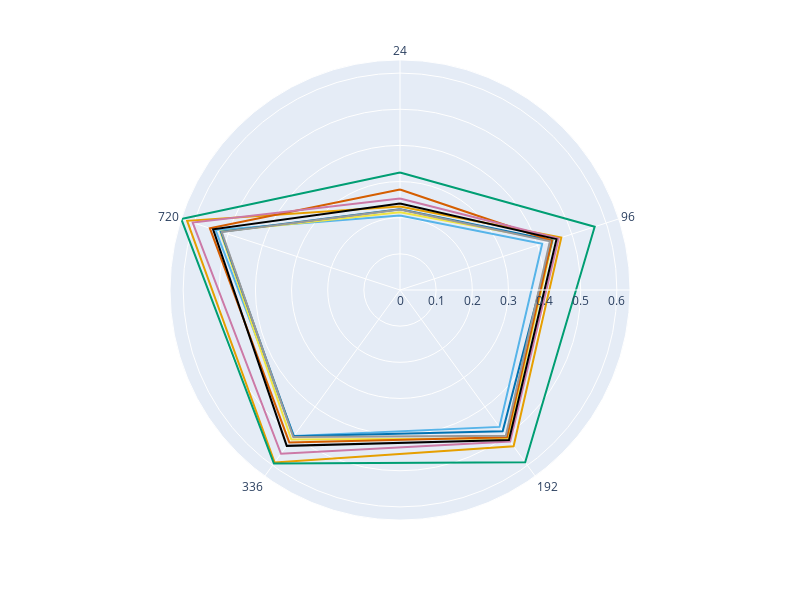

The code cell stored with this chart in its notebook:
### Code cell
import plotly.express as px
import pandas as pd

bm_mse = bms[0][0]
cols = bm_mse.columns
bm_mse["horizon"] = bm_mse.index.astype(str)

#print(bm_mse)

# Create the initial plot with the first dataset
fig = px.line_polar(bm_mse, r=cols[0], theta='horizon', line_close=True)

# Update color for the first dataset
fig.update_traces(line_color="#E69F00")
colors = [
    "#E69F00",  # Orange
    "#56B4E9",  # Sky Blue
    "#009E73",  # Bluish Green
    "#F0E442",  # Yellow
    "#0072B2",  # Blue
    "#D55E00",  # Vermilion
    "#CC79A7",  # Reddish Purple
    "#999999",  # Grey
    "#000000",  # Black
    "#FFFFFF"   # White
]


# Add the new data as a second trace
for i in range(1, len(cols)-1):
    new_trace = px.line_polar(bm_mse, r=cols[i], theta="horizon", line_close=True).data[0]
    new_trace.line.color = colors[i]  # Setting color for the new trace
    fig.add_trace(new_trace)


## Change background to white
#fig.update_layout(
#    polar=dict(
#        bgcolor="white",
#        radialaxis=dict(
#            gridcolor="black",  # Adding this to improve visibility of the grid on white background
#            linecolor="black"
#        ),
#        angularaxis=dict(
#            gridcolor="black",
#            linecolor="black"
#        )
#    ),
#    paper_bgcolor='white'  # Sets the area outside of the plot to white
#)

# Increase the size of the figure
fig.update_layout(
    width=800,  # Width of the figure in pixels
    height=600  # Height of the figure in pixels
)

# Show the updated plot
fig.show()

# Show the plot
#fig.show()

### Figure 1 — Plotly figure (JSON) as saved in the notebook; plotly's stock layout.template omitted (floating-point values rounded to 4 significant figures)
{"data": [{"hovertemplate": "iTransformer=%{r}<br>horizon=%{theta}<extra></extra>", "legendgroup": "", "line": {"color": "#E69F00", "dash": "solid"}, "marker": {"symbol": "circle"}, "mode": "lines", "name": "", "r": [0.231, 0.4693, 0.5347, 0.5899, 0.6193, 0.231], "showlegend": false, "subplot": "polar", "theta": ["24", "96", "192", "336", "720", "24"], "type": "scatterpolar"}, {"hovertemplate": "PatchTST=%{r}<br>horizon=%{theta}<extra></extra>", "legendgroup": "", "line": {"color": "#56B4E9", "dash": "solid"}, "marker": {"symbol": "circle"}, "mode": "lines", "name": "", "r": [0.206, 0.4137, 0.4682, 0.499, 0.5365, 0.206], "showlegend": false, "subplot": "polar", "theta": ["24", "96", "192", "336", "720", "24"], "type": "scatterpolar"}, {"hovertemplate": "Autoformer=%{r}<br>horizon=%{theta}<extra></extra>", "legendgroup": "", "line": {"color": "#009E73", "dash": "solid"}, "marker": {"symbol": "circle"}, "mode": "lines", "name": "", "r": [0.325, 0.5664, 0.5893, 0.5936, 0.6364, 0.325], "showlegend": false, "subplot": "polar", "theta": ["24", "96", "192", "336", "720", "24"], "type": "scatterpolar"}, {"hovertemplate": "Informer=%{r}<br>horizon=%{theta}<extra></extra>", "legendgroup": "", "line": {"color": "#F0E442", "dash": "solid"}, "marker": {"symbol": "circle"}, "mode": "lines", "name": "", "r": [0.215, 0.4441, 0.5076, 0.5115, 0.5228, 0.215], "showlegend": false, "subplot": "polar", "theta": ["24", "96", "192", "336", "720", "24"], "type": "scatterpolar"}, {"hovertemplate": "Transformer=%{r}<br>horizon=%{theta}<extra></extra>", "legendgroup": "", "line": {"color": "#0072B2", "dash": "solid"}, "marker": {"symbol": "circle"}, "mode": "lines", "name": "", "r": [0.2235, 0.4429, 0.4833, 0.5005, 0.5208, 0.2235], "showlegend": false, "subplot": "polar", "theta": ["24", "96", "192", "336", "720", "24"], "type": "scatterpolar"}, {"hovertemplate": "TSMixer=%{r}<br>horizon=%{theta}<extra></extra>", "legendgroup": "", "line": {"color": "#D55E00", "dash": "solid"}, "marker": {"symbol": "circle"}, "mode": "lines", "name": "", "r": [0.278, 0.4416, 0.5034, 0.5212, 0.5532, 0.278], "showlegend": false, "subplot": "polar", "theta": ["24", "96", "192", "336", "720", "24"], "type": "scatterpolar"}, {"hovertemplate": "DLinear=%{r}<br>horizon=%{theta}<extra></extra>", "legendgroup": "", "line": {"color": "#CC79A7", "dash": "solid"}, "marker": {"symbol": "circle"}, "mode": "lines", "name": "", "r": [0.2532, 0.4614, 0.5185, 0.5603, 0.6032, 0.2532], "showlegend": false, "subplot": "polar", "theta": ["24", "96", "192", "336", "720", "24"], "type": "scatterpolar"}, {"hovertemplate": "LSTM=%{r}<br>horizon=%{theta}<extra></extra>", "legendgroup": "", "line": {"color": "#999999", "dash": "solid"}, "marker": {"symbol": "circle"}, "mode": "lines", "name": "", "r": [0.2229, 0.4361, 0.4981, 0.5024, 0.5187, 0.2229], "showlegend": false, "subplot": "polar", "theta": ["24", "96", "192", "336", "720", "24"], "type": "scatterpolar"}, {"hovertemplate": "XGBoost=%{r}<br>horizon=%{theta}<extra></extra>", "legendgroup": "", "line": {"color": "#000000", "dash": "solid"}, "marker": {"symbol": "circle"}, "mode": "lines", "name": "", "r": [0.2395, 0.4553, 0.513, 0.5331, 0.5438, 0.2395], "showlegend": false, "subplot": "polar", "theta": ["24", "96", "192", "336", "720", "24"], "type": "scatterpolar"}], "layout": {"height": 600, "legend": {"tracegroupgap": 0}, "margin": {"t": 60}, "polar": {"angularaxis": {"direction": "clockwise", "rotation": 90}, "domain": {"x": [0, 1], "y": [0, 1]}}, "width": 800}}
